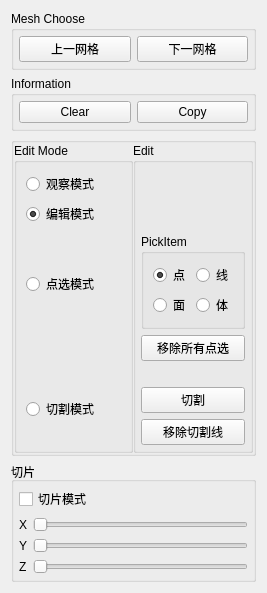
              <widget class="QWidget" name="scrollAreaWidgetContents_4">
               <property name="geometry">
                <rect>
                 <x>0</x>
                 <y>0</y>
                 <width>267</width>
                 <height>593</height>
                </rect>
               </property>
               <layout class="QVBoxLayout" name="verticalLayout_22">
                <item>
                 <widget class="QGroupBox" name="groupBox_15">
                  <property name="title">
                   <string>Mesh Choose</string>
                  </property>
                  <layout class="QVBoxLayout" name="verticalLayout_27">
                   <property name="leftMargin">
                    <number>5</number>
                   </property>
                   <property name="topMargin">
                    <number>5</number>
                   </property>
                   <property name="rightMargin">
                    <number>5</number>
                   </property>
                   <property name="bottomMargin">
                    <number>5</number>
                   </property>
                   <item>
                    <layout class="QHBoxLayout" name="horizontalLayout_3">
                     <item>
                      <widget class="QPushButton" name="btnLastMesh">
                       <property name="text">
                        <string>上一网格</string>
                       </property>
                       <property name="icon">
                        <iconset resource="Turbine_Blade.qrc">
                         <normaloff>:/Ticon/Resources/arrow_click_cursor_pointer_icon.png</normaloff>:/Ticon/Resources/arrow_click_cursor_pointer_icon.png</iconset>
                       </property>
                       <property name="iconSize">
                        <size>
                         <width>30</width>
                         <height>30</height>
                        </size>
                       </property>
                      </widget>
                     </item>
                     <item>
                      <widget class="QPushButton" name="btnNextMesh">
                       <property name="text">
                        <string>下一网格</string>
                       </property>
                       <property name="icon">
                        <iconset resource="Turbine_Blade.qrc">
                         <normaloff>:/Ticon/Resources/arrow_click_cursor_pointer_icon (1).png</normaloff>:/Ticon/Resources/arrow_click_cursor_pointer_icon (1).png</iconset>
                       </property>
                       <property name="iconSize">
                        <size>
                         <width>30</width>
                         <height>30</height>
                        </size>
                       </property>
                      </widget>
                     </item>
                    </layout>
                   </item>
                  </layout>
                 </widget>
                </item>
                <item>
                 <widget class="QGroupBox" name="groupBox_6">
                  <property name="title">
                   <string>Information</string>
                  </property>
                  <layout class="QVBoxLayout" name="verticalLayout_8">
                   <property name="leftMargin">
                    <number>5</number>
                   </property>
                   <property name="topMargin">
                    <number>5</number>
                   </property>
                   <property name="rightMargin">
                    <number>5</number>
                   </property>
                   <property name="bottomMargin">
                    <number>5</number>
                   </property>
                   <item>
                    <layout class="QHBoxLayout" name="horizontalLayout_4">
                     <item>
                      <widget class="QPushButton" name="btnInfoClear">
                       <property name="text">
                        <string>Clear</string>
                       </property>
                       <property name="icon">
                        <iconset>
                         <normaloff>:/Ticon/Resources/清空.png</normaloff>:/Ticon/Resources/清空.png</iconset>
                       </property>
                      </widget>
                     </item>
                     <item>
                      <widget class="QPushButton" name="btnInfoCopy">
                       <property name="text">
                        <string>Copy</string>
                       </property>
                       <property name="icon">
                        <iconset resource="Turbine_Blade.qrc">
                         <normaloff>:/Ticon/Resources/icon (2).png</normaloff>:/Ticon/Resources/icon (2).png</iconset>
                       </property>
                       <property name="iconSize">
                        <size>
                         <width>18</width>
                         <height>18</height>
                        </size>
                       </property>
                      </widget>
                     </item>
                    </layout>
                   </item>
                  </layout>
                 </widget>
                </item>
                <item>
                 <widget class="QGroupBox" name="groupBox_13">
                  <property name="title">
                   <string/>
                  </property>
                  <layout class="QHBoxLayout" name="horizontalLayout">
                   <property name="spacing">
                    <number>0</number>
                   </property>
                   <property name="sizeConstraint">
                    <enum>QLayout::SetDefaultConstraint</enum>
                   </property>
                   <property name="leftMargin">
                    <number>0</number>
                   </property>
                   <property name="topMargin">
                    <number>0</number>
                   </property>
                   <property name="rightMargin">
                    <number>0</number>
                   </property>
                   <property name="bottomMargin">
                    <number>0</number>
                   </property>
                   <item>
                    <widget class="QGroupBox" name="groupBox_5">
                     <property name="title">
                      <string>Edit Mode</string>
                     </property>
                     <layout class="QVBoxLayout" name="verticalLayout_13">
                      <item>
                       <widget class="QRadioButton" name="rtnModelView">
                        <property name="text">
                         <string>观察模式</string>
                        </property>
                        <property name="icon">
                         <iconset resource="Turbine_Blade.qrc">
                          <normaloff>:/Ticon/Resources/6610 - View.png</normaloff>:/Ticon/Resources/6610 - View.png</iconset>
                        </property>
                        <property name="checked">
                         <bool>false</bool>
                        </property>
                       </widget>
                      </item>
                      <item>
                       <widget class="QRadioButton" name="rtnModelEdit">
                        <property name="text">
                         <string>编辑模式</string>
                        </property>
                        <property name="icon">
                         <iconset resource="Turbine_Blade.qrc">
                          <normaloff>:/Ticon/Resources/Setting.png</normaloff>:/Ticon/Resources/Setting.png</iconset>
                        </property>
                        <property name="checked">
                         <bool>true</bool>
                        </property>
                       </widget>
                      </item>
                      <item>
                       <spacer name="verticalSpacer_4">
                        <property name="orientation">
                         <enum>Qt::Vertical</enum>
                        </property>
                        <property name="sizeType">
                         <enum>QSizePolicy::Minimum</enum>
                        </property>
                        <property name="sizeHint" stdset="0">
                         <size>
                          <width>20</width>
                          <height>40</height>
                         </size>
                        </property>
                       </spacer>
                      </item>
                      <item>
                       <widget class="QRadioButton" name="rtnPickItem">
                        <property name="text">
                         <string>点选模式</string>
                        </property>
                        <property name="icon">
                         <iconset resource="Turbine_Blade.qrc">
                          <normaloff>:/Ticon/Resources/arrow_click_cursor_pointer_icon .png</normaloff>:/Ticon/Resources/arrow_click_cursor_pointer_icon .png</iconset>
                        </property>
                       </widget>
                      </item>
                      <item>
                       <spacer name="verticalSpacer_5">
                        <property name="orientation">
                         <enum>Qt::Vertical</enum>
                        </property>
                        <property name="sizeType">
                         <enum>QSizePolicy::Expanding</enum>
                        </property>
                        <property name="sizeHint" stdset="0">
                         <size>
                          <width>20</width>
                          <height>50</height>
                         </size>
                        </property>
                       </spacer>
                      </item>
                      <item>
                       <widget class="QRadioButton" name="rtnModelCut">
                        <property name="text">
                         <string>切割模式</string>
                        </property>
                        <property name="icon">
                         <iconset resource="Turbine_Blade.qrc">
                          <normaloff>:/Ticon/Resources/knife_cutter_cut_cutlery_cutting_icon.png</normaloff>:/Ticon/Resources/knife_cutter_cut_cutlery_cutting_icon.png</iconset>
                        </property>
                        <property name="iconSize">
                         <size>
                          <width>14</width>
                          <height>14</height>
                         </size>
                        </property>
                       </widget>
                      </item>
                      <item>
                       <spacer name="verticalSpacer_8">
                        <property name="orientation">
                         <enum>Qt::Vertical</enum>
                        </property>
                        <property name="sizeType">
                         <enum>QSizePolicy::Minimum</enum>
                        </property>
                        <property name="sizeHint" stdset="0">
                         <size>
                          <width>20</width>
                          <height>20</height>
                         </size>
                        </property>
                       </spacer>
                      </item>
                     </layout>
                    </widget>
                   </item>
                   <item>
                    <widget class="QGroupBox" name="groupBox_11">
                     <property name="title">
                      <string>Edit</string>
                     </property>
                     <layout class="QVBoxLayout" name="verticalLayout_9">
                      <property name="leftMargin">
                       <number>5</number>
                      </property>
                      <property name="topMargin">
                       <number>5</number>
                      </property>
                      <property name="rightMargin">
                       <number>5</number>
                      </property>
                      <property name="bottomMargin">
                       <number>5</number>
                      </property>
                      <item>
                       <spacer name="verticalSpacer_10">
                        <property name="orientation">
                         <enum>Qt::Vertical</enum>
                        </property>
                        <property name="sizeHint" stdset="0">
                         <size>
                          <width>20</width>
                          <height>40</height>
                         </size>
                        </property>
                       </spacer>
                      </item>
                      <item>
                       <layout class="QVBoxLayout" name="verticalLayout_12">
                        <item>
                         <layout class="QHBoxLayout" name="horizontalLayout_7">
                          <item>
                           <widget class="QGroupBox" name="groupBox_8">
                            <property name="title">
                             <string>PickItem</string>
                            </property>
                            <layout class="QVBoxLayout" name="verticalLayout_3">
                             <item>
                              <layout class="QHBoxLayout" name="horizontalLayout_13">
                               <item>
                                <widget class="QRadioButton" name="rtnPickPoint">
                                 <property name="text">
                                  <string>点</string>
                                 </property>
                                 <property name="checked">
                                  <bool>true</bool>
                                 </property>
                                </widget>
                               </item>
                               <item>
                                <widget class="QRadioButton" name="rtnPickEdge">
                                 <property name="text">
                                  <string>线</string>
                                 </property>
                                </widget>
                               </item>
                              </layout>
                             </item>
                             <item>
                              <layout class="QHBoxLayout" name="horizontalLayout_14">
                               <item>
                                <widget class="QRadioButton" name="rtnPickFace">
                                 <property name="text">
                                  <string>面</string>
                                 </property>
                                </widget>
                               </item>
                               <item>
                                <widget class="QRadioButton" name="rtnPickCell">
                                 <property name="text">
                                  <string>体</string>
                                 </property>
                                </widget>
                               </item>
                              </layout>
                             </item>
                            </layout>
                           </widget>
                          </item>
                         </layout>
                        </item>
                        <item>
                         <widget class="QPushButton" name="btnPickRemoveAll">
                          <property name="text">
                           <string>移除所有点选</string>
                          </property>
                         </widget>
                        </item>
                       </layout>
                      </item>
                      <item>
                       <spacer name="verticalSpacer_6">
                        <property name="orientation">
                         <enum>Qt::Vertical</enum>
                        </property>
                        <property name="sizeType">
                         <enum>QSizePolicy::Minimum</enum>
                        </property>
                        <property name="sizeHint" stdset="0">
                         <size>
                          <width>20</width>
                          <height>20</height>
                         </size>
                        </property>
                       </spacer>
                      </item>
                      <item>
                       <layout class="QVBoxLayout" name="verticalLayout_14">
                        <item>
                         <widget class="QPushButton" name="btnToCut">
                          <property name="text">
                           <string>切割</string>
                          </property>
                         </widget>
                        </item>
                        <item>
                         <widget class="QPushButton" name="btnRemoveLine">
                          <property name="text">
                           <string>移除切割线</string>
                          </property>
                         </widget>
                        </item>
                       </layout>
                      </item>
                     </layout>
                    </widget>
                   </item>
                  </layout>
                 </widget>
                </item>
                <item>
                 <widget class="QGroupBox" name="groupBox_10">
                  <property name="title">
                   <string>切片</string>
                  </property>
                  <layout class="QVBoxLayout" name="verticalLayout_15">
                   <property name="leftMargin">
                    <number>5</number>
                   </property>
                   <property name="topMargin">
                    <number>5</number>
                   </property>
                   <property name="rightMargin">
                    <number>5</number>
                   </property>
                   <property name="bottomMargin">
                    <number>5</number>
                   </property>
                   <item>
                    <widget class="QCheckBox" name="ckbCutPlane">
                     <property name="text">
                      <string>切片模式</string>
                     </property>
                     <property name="checked">
                      <bool>false</bool>
                     </property>
                    </widget>
                   </item>
                   <item>
                    <layout class="QVBoxLayout" name="verticalLayout_16">
                     <item>
                      <layout class="QHBoxLayout" name="horizontalLayout_12">
                       <item>
                        <widget class="QLabel" name="label_2">
                         <property name="text">
                          <string>X</string>
                         </property>
                        </widget>
                       </item>
                       <item>
                        <widget class="QSlider" name="cutPlaneX">
                         <property name="orientation">
                          <enum>Qt::Horizontal</enum>
                         </property>
                        </widget>
                       </item>
                      </layout>
                     </item>
                     <item>
                      <layout class="QHBoxLayout" name="horizontalLayout_15">
                       <item>
                        <widget class="QLabel" name="label_3">
                         <property name="text">
                          <string>Y</string>
                         </property>
                        </widget>
                       </item>
                       <item>
                        <widget class="QSlider" name="cutPlaneY">
                         <property name="orientation">
                          <enum>Qt::Horizontal</enum>
                         </property>
                        </widget>
                       </item>
                      </layout>
                     </item>
                     <item>
                      <layout class="QHBoxLayout" name="horizontalLayout_16">
                       <item>
                        <widget class="QLabel" name="label_4">
                         <property name="text">
                          <string>Z</string>
                         </property>
                        </widget>
                       </item>
                       <item>
                        <widget class="QSlider" name="cutPlaneZ">
                         <property name="orientation">
                          <enum>Qt::Horizontal</enum>
                         </property>
                        </widget>
                       </item>
                      </layout>
                     </item>
                    </layout>
                   </item>
                  </layout>
                 </widget>
                </item>
               </layout>
              </widget>
